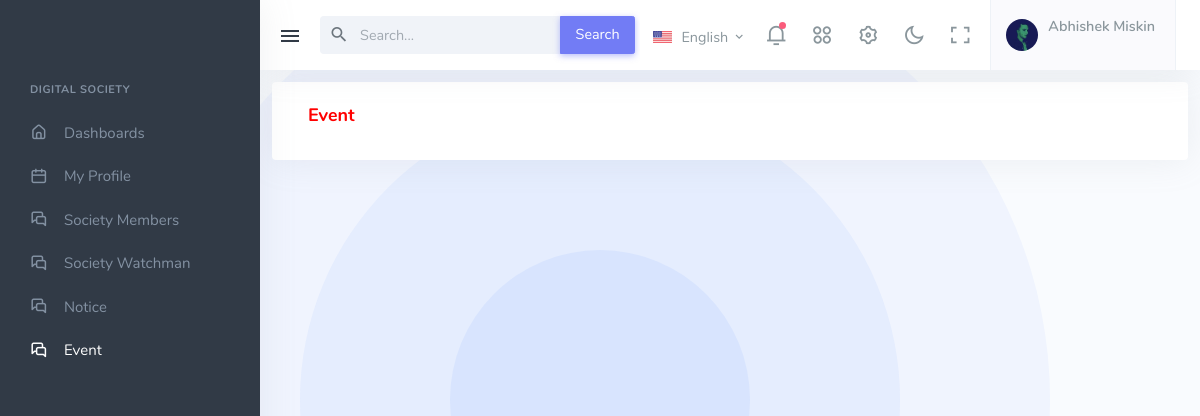
Page /event_page/ (signed in) on the earlier database version.
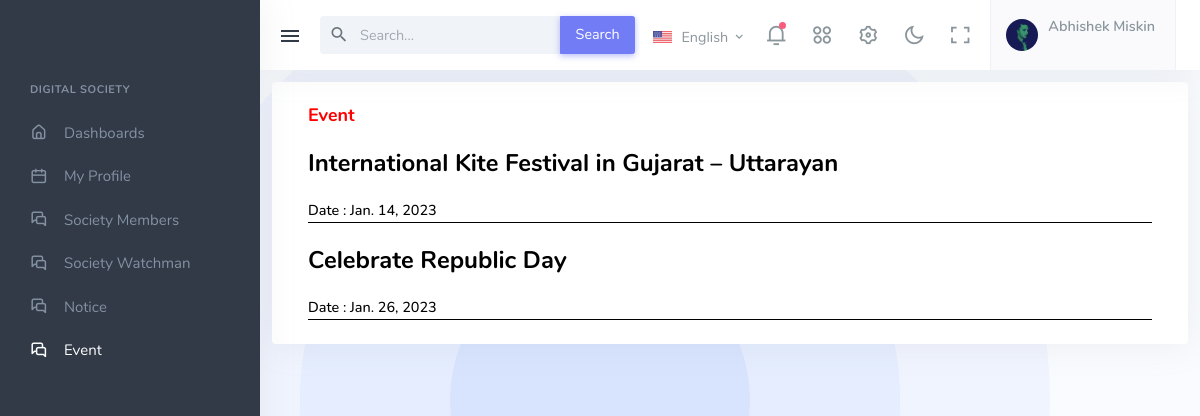
Same page on the later database version.
### digital_App/models.py (models this page shows, shortened)
class Event(models.Model):
    AddEvent = models.CharField(max_length=50, default=str(), blank=True)
    Date = models.DateField()
    class Meta:
        db_table = "Event"

### digital_App/views.py (the view)
# urls.py: path("event_page/", event_page, name="event_page"),
def event_page(request):
    if 'email' in request.session:
        load_All_Events(request) # Load All Event
        return render(request, "event_page.html", default_data)
    return render(request, "event_page.html", default_data)

### digital_App/views.py (called while the page is built)
def load_All_Events(request):
    print(request.POST)
    event = Event.objects.all()
    default_data['event'] = event

### digital_App/templates/event_page.html (shortened to what the changed rows need)
{% extends 'base.html' %}
{% load static %}
{% block Main_Code %}
<div class="content-page">
    <div class="content">
        <div class="row">
            <div class="col-12">
                <div class="page-title-box">
                    <div class="container-fluid">
                        <div class="row">
                                <div class="card widget-flat mt-2">
                                    <div class="card-body">
                                        {% for e_data in event %}
                                        <div style="border-bottom: 1px solid black;">
                                            <h3 class="mt-3 mb-3" style="color: black;">{{e_data.AddEvent}}</h3>
                                            <p class="mb-0">
                                                <span class="me-2" style="color: black; font-weight: 500;">Date : {{e_data.Date}}</span>
                                            </p>
                                        </div>
                                        {% endfor %}
                                    </div>
                                </div>
                        </div>
                    </div>
                </div>
            </div>
        </div>
    </div>
</div>
{% endblock %}

Differences in the rows shown:
added Event: AddEvent "International Kite Festival in Gujarat – Uttarayan", Date "Jan. 14, 2023"
added Event: AddEvent "Celebrate Republic Day", Date "Jan. 26, 2023"
